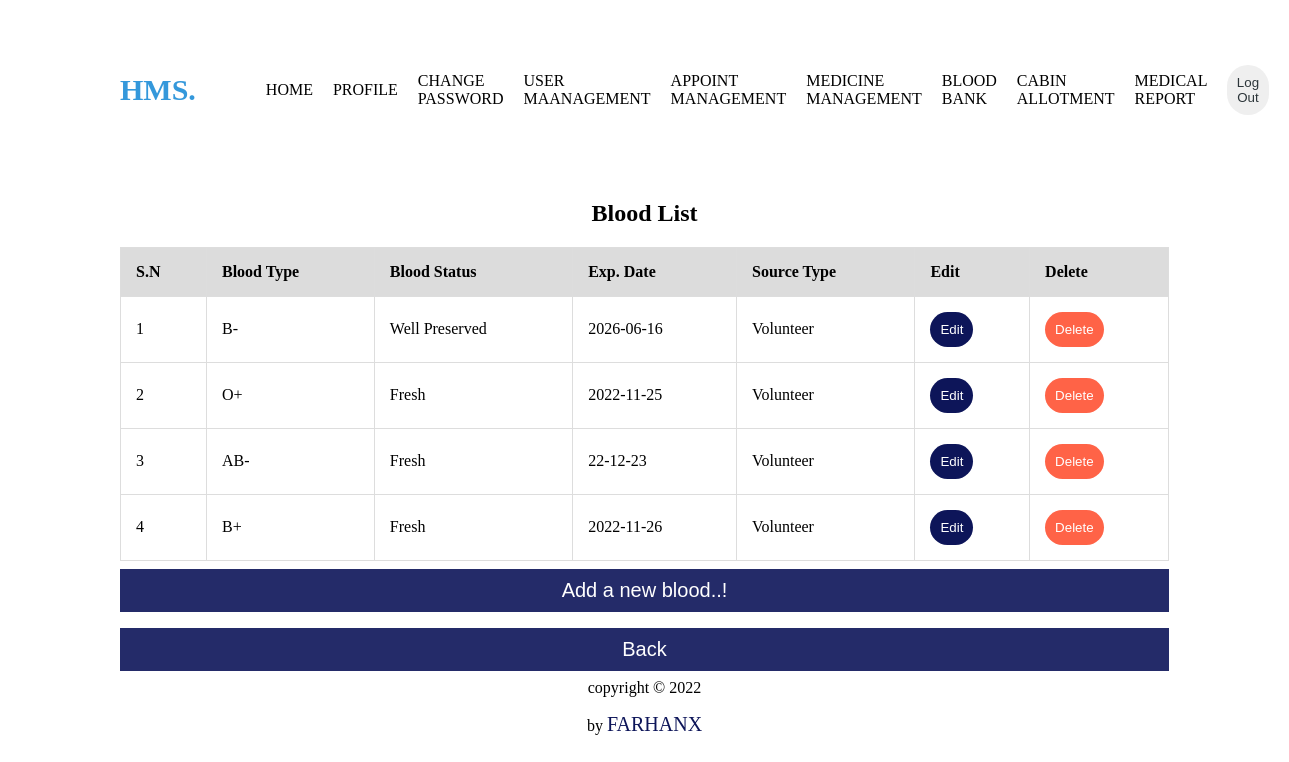
/view/blood-table.php (signed in), run on the app's committed database.
### tables this page shows
CREATE TABLE `blood` (
  `id` int(10) UNSIGNED NOT NULL,
  `blood_type` varchar(25) DEFAULT NULL,
  `blood_status` varchar(255) DEFAULT NULL,
  `exp_date` varchar(25) DEFAULT NULL,
  `source_type` varchar(255) DEFAULT NULL,
  `created_at` datetime NOT NULL
);

### control/read-bloodAction.php (called while the page is built)
<?php
include('../model/database.php');
$fetchData= fetch_data($connection);
function fetch_data($connection){
  $query="SELECT * from blood ORDER BY id DESC";
  $exec=mysqli_query($connection, $query);
  if(mysqli_num_rows($exec)>0){
    $row= mysqli_fetch_all($exec, MYSQLI_ASSOC);
    return $row;
  }else{
    return $row=[];
  }
}
?>

### view/blood-table.php (the view, shortened to what this page needs)
<?php
include('../control/read-bloodAction.php');
?>
<!DOCTYPE html>
<html>
<head>
</head>
<body style="padding-right:7rem;padding-left:7rem;">
<?php include "../model/_nav.php"; ?>
<div class="table-data">
        <div class="list-title">
 <h2>Blood List</h2>
            </div>
    <table border="1">
        <tr>
            <th>S.N</th>
            <th>Blood Type</th>
            <th>Blood Status</th>
            <th>Exp. Date</th>
            <th>Source Type</th>
            <th>Edit</th>
            <th>Delete</th>
        </tr>
<?php
        if(count($fetchData)>0){
        $sn=1;
        foreach($fetchData as $data){
?> <tr>
<td><?php echo $sn; ?></td>
<td><?php echo $data['blood_type']; ?></td>
<td><?php echo $data['blood_status']; ?></td>
<td><?php echo $data['exp_date']; ?></td>
<td><?php echo $data['source_type']; ?></td>
<td><a style="text-decoration:none;" href="../view/update-blood.php?edit=<?php echo $data['id']; ?>">
                <button style="background-color: #0D1559;color: #ffffff;padding:10px;padding: 10px;border: none;border-radius: 30px;">Edit</button></a></td>
<td><a style="text-decoration:none;" href="../control/delete-bloodAction.php?delete=<?php echo $data['id']; ?>">
                <button style="background-color:tomato;color: #ffffff;padding:10px;padding: 10px;border: none;border-radius: 30px;">Delete</button></a></td>
</tr> <?php
      $sn++; }
      }else{
?>
      <tr>
        <td colspan="7">No Data Found</td>
      </tr>
<?php
    }
?>
    </table>
    <button type="create" onclick="document.location='../view/create-blood.php'">Add a new blood..!</button>
    <button type="bk" onclick="document.location='../view/dashboard.php'">Back</button>
    </div>
    <?php include "../model/footer.php"; ?>
</body>
</html>

### view/blood-table.php (style rules this page uses)
table, td, th { border: 1px solid #ddd; text-align: left; }
table { border-collapse: collapse; max-width: 100%; width:100%; }
.table-data { width:100%; float: right; }
th, td { padding: 15px; }
th { background-color:gainsboro ; }
body { overflow-x: hidden; }
* { box-sizing: border-box; }
button[type=create] { background-color: #0D1559; color: #ffffff; padding: 10px 20px; margin: 8px 0; border: none; cursor: pointer; width: 100%; opacity: 0.9; font-size: 20px; }
button[type=bk] { background-color: #0D1559; color: #ffffff; padding: 10px 20px; margin: 8px 0; border: none; cursor: pointer; width: 100%; opacity: 0.9; font-size: 20px; }
h2 { text-align: center; }

### data on the page
blood: blood_type "B-", blood_status "Well Preserved", exp_date "2026-06-16", source_type "Volunteer"
blood: blood_type "O+", blood_status "Fresh", exp_date "2022-11-25", source_type "Volunteer"
blood: blood_type "AB-", blood_status "Fresh", exp_date "22-12-23", source_type "Volunteer"
blood: blood_type "B+", blood_status "Fresh", exp_date "2022-11-26", source_type "Volunteer"
